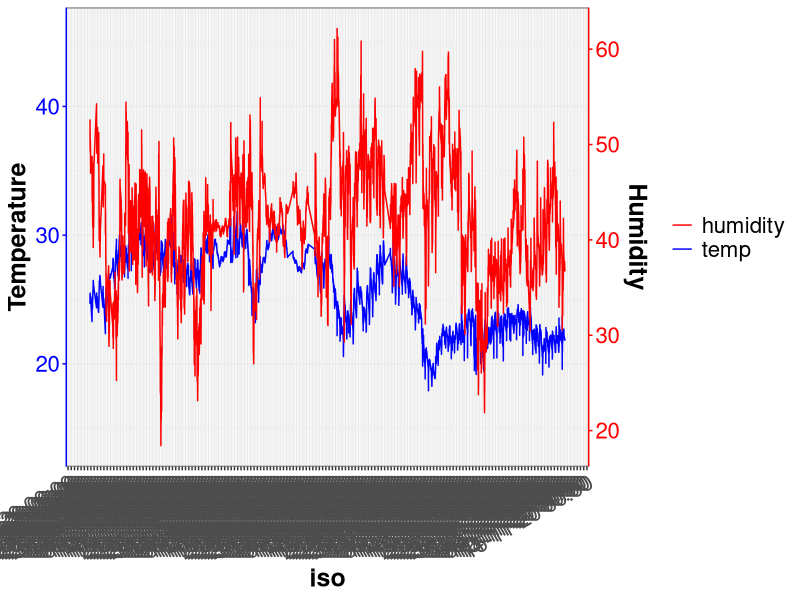
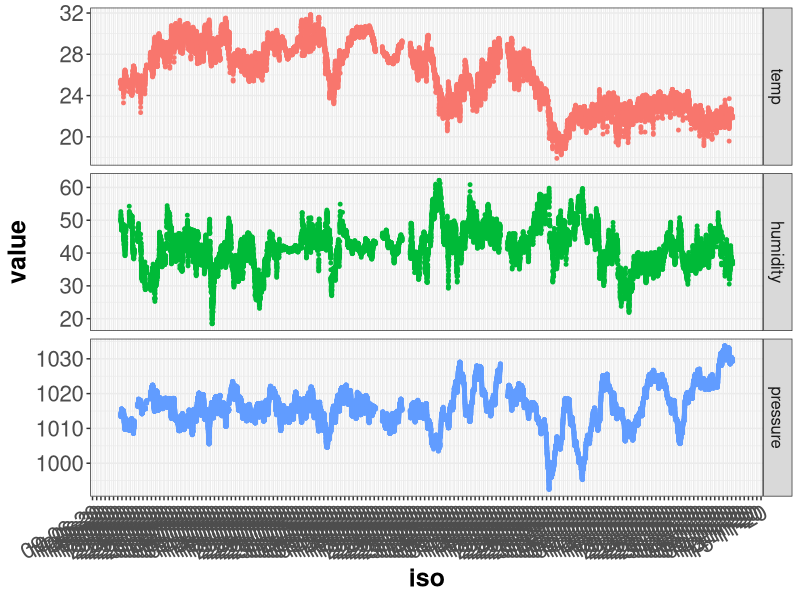

Recreate these plots in R, in order.
library(ggplot2)
library(scales)
library(gridExtra)
library(reshape)

dat_temp <- read.csv("meteo.csv", header = TRUE, sep=";")

dat_temp_2 <- melt(dat_temp, id.vars = c("date"), variable_name = "source", measure.vars=c("temp", "humidity","pressure")) 

#dat_temp$iso <- paste(dat_temp$date, dat_temp$time, sep=" ") 

dat_temp$iso <- as.POSIXct(as.character(dat_temp$date), format="%d/%m/%Y %H:%M", tz="UCT")

dat_temp_2$iso <- as.POSIXct(as.character(dat_temp_2$date), format="%d/%m/%Y %H:%M", tz="UCT")

dat_temp

#dat_temp$date <- as.POSIXct(dat_temp$date)

a            <- range(dat_temp[["humidity"]])
b            <- range(dat_temp[["pressure"]])
scale_factor <- diff(a)/diff(b)
dat_temp[["pressure"]]      <- ((dat_temp[["pressure"]] - b[1]) * scale_factor*0.2) + a[1]

trans <- ~ ((. - a[1]) / scale_factor /0.2) + b[1]

ggplot(dat_temp)+
  geom_line(aes(x=iso, y=temp, color="temp"))+
  geom_line(aes(x=iso, y=humidity/1.35, color="humidity"))+
  #geom_line(aes(x=iso, y=pressure, color="pressure"))+
  #facet_grid(~iso)+
  #scale_x_datetime(limits = lims_3(), labels=date_format("%d-%m"), breaks="2 day")
  scale_x_datetime(labels=date_format("%d-%m-%y %H:%M"), breaks="1 day")+
  scale_y_continuous(sec.axis = sec_axis(~.*1.35, name="Humidity"))+
  scale_color_manual(values=c("red", "blue"))+
  ylab("Temperature")+
  theme_bw()+
  theme(axis.text = element_text(size = 16), 
        axis.text.x = element_text(angle = 30, hjust = 1), 
        axis.title = element_text(size = 18, face = "bold"), 
        legend.title = element_blank(), 
        legend.text = element_text(size = 16),
        axis.line.y.right = element_line(color = "red"),
        axis.line.y.left = element_line(color = "blue"),
        axis.ticks.y.right = element_line(color = "red"),
        axis.text.y.right = element_text(color = "red"),
        axis.ticks.y.left = element_line(color = "blue"),
        axis.text.y.left = element_text(color = "blue"),)

ggplot(dat_temp_2, aes(x=iso, y=value, color=source, group=1))+
  #geom_line(size=1)+
  geom_point(size=1)+
  #geom_line(aes(x=iso, y=pressure, color="pressure"))+
  facet_wrap(~source, nrow = 3, scales = "free_y", strip.position="right")+
  #scale_x_datetime(limits = lims_3(), labels=date_format("%d-%m"), breaks="2 day")
  scale_x_datetime(labels=date_format("%d-%m-%y"), breaks="1 days")+
  #scale_y_continuous(sec.axis = sec_axis(~.*1.35, name="Humidity"))+
  #scale_color_manual(values=c("red", "blue"))+
  #ylab("Temperature")+
  theme_bw()+
  theme(axis.text = element_text(size = 16), 
        axis.text.x = element_text(angle = 30, hjust = 1), 
        axis.title = element_text(size = 18, face = "bold"),
        strip.text = element_text(size = 12),
        legend.position = "none",
        legend.title = element_blank(), 
        legend.text = element_text(size = 16))
